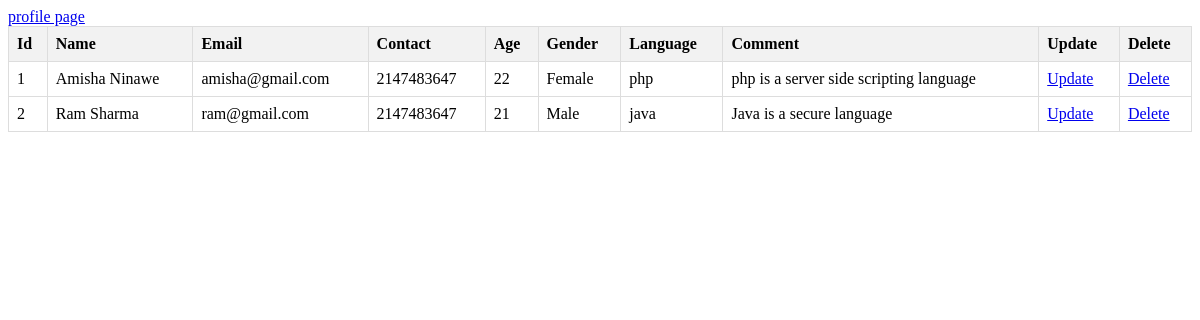
The page /show.php on the database its author committed.
### tables this page shows
CREATE TABLE `user` (
  `id` int(11) NOT NULL,
  `uname` varchar(255) NOT NULL,
  `email` varchar(255) NOT NULL,
  `contact` int(11) NOT NULL,
  `age` int(11) NOT NULL,
  `gender` varchar(255) NOT NULL,
  `language` varchar(255) NOT NULL,
  `comment` varchar(255) NOT NULL
);

### show.php (the view, shortened to what this page needs)
<?php
$servername = "localhost";
$username = "root";
$password = '';
$dbname = "PhpCrud";
$conn = new mysqli($servername, $username, $password, $dbname);
$sql = "SELECT id, uname, email, contact, age, gender,language,comment FROM user";
$result = $conn->query($sql);
?>
<!DOCTYPE html>
<html>
<head>
</head>
<body>
<a href="index.php">profile page</a>
<?php
if ($result->num_rows > 0) {
    echo "<table>";
    echo "<tr>";
    echo "<th>Id</th>";
    echo "<th>Name</th>";
    echo "<th>Email</th>";
    echo "<th>Contact</th>";
    echo "<th>Age</th>";
    echo "<th>Gender</th>";
    echo "<th>Language</th>";
    echo "<th>Comment</th>";
    echo "<th>Update</th>";
    echo "<th>Delete</th>";
    echo "</tr>";
    while ($row = $result->fetch_assoc()) {
        echo "<tr>";
        echo "<td>". $row['id']. "</td>";
        echo "<td>" . $row['uname'] . "</td>";
        echo "<td>" . $row['email'] . "</td>";
        echo "<td>" . $row['contact'] . "</td>";
        echo "<td>" . $row['age'] . "</td>";
        echo "<td>" . $row['gender'] . "</td>";
        echo "<td>" . $row['language'] . "</td>";
        echo "<td>" . $row['comment'] . "</td>";
        echo '<td><a href="showupadate.php?id=' . $row["id"] . '">Update</a></td>';
       echo '<td><a href="showdelete.php?name=' . $row["uname"] . '">Delete</a></td>';
        echo "</tr>";
    }
    echo "</table>";
} else {
    echo "No data found.";
}
?>
</body>
</html>

### show.php (style rules this page uses)
table { border-collapse: collapse; width: 100%; }
th, td { border: 1px solid #dddddd; text-align: left; padding: 8px; }
th { background-color: #f2f2f2; }

### rows shown on the page
user: id "1", uname "Amisha Ninawe", email "amisha@gmail.com", contact "2147483647", age "22", gender "Female", language "php", comment "php is a server side scripting language"
user: id "2", uname "Ram Sharma", email "ram@gmail.com", contact "2147483647", age "21", gender "Male", language "java", comment "Java is a secure language"
